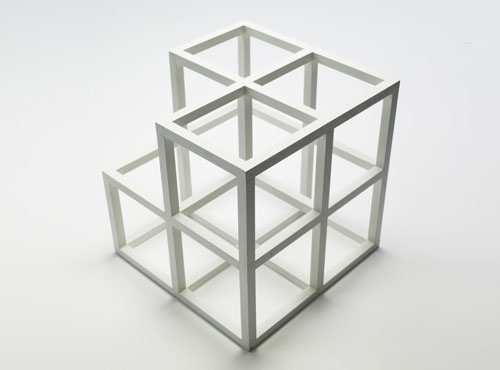
#> input picture Assignment 3 Hough Transform for Line Detection/input_ex3.jpg, 500 x 370 px
$ jupyter execute --allow-errors HoughTransformforLineDetection.ipynb
#> lines starting #> are read from the running program, lines starting #| are printed output that depends on the picture; after the words box and inside, x2 and y2 are one past the last pixel; in counts of white or black regions, pixels touching at a corner belong together
Group 21

Name: Payal Manishbhai Dhandhukiya, Darshan Dodamani, Jahnavi Janapareddy

# Assignment 3
## Hough Transform for Line Detection

#### a) Read the input image, convert it to a grayscale, and normalize it to range [0, 1]. Plot the resulting image.

[cell 1]
import numpy as np
import cv2 as cv
from matplotlib import pyplot as plt
import math

[cell 2]
img = cv.imread("input_ex3.jpg")
#> img is the input picture: shape (370, 500, 3); mean B, G, R 216.6, 219.2, 218.4
plt.imshow(img)
plt.show()

[cell 3]
# Load the image in grayscale
image = cv.imread("input_ex3.jpg", cv.IMREAD_GRAYSCALE)
#> image: shape (370, 500); min 53, max 255, mean 218.7
# Convert the image from BGR to RGB (cv2.cvtColor(img,cv2.COLOR_BGR2GRAY) in Python) given
img = cv.cvtColor(img, cv.COLOR_BGR2RGB)
plt.imshow(image, cmap="gray")
cv.imwrite('Gray.png',image)
plt.show()

[cell 4]
# The reason we divide by 255.0 is that grayscale images typically have pixel values in the range [0, 255],
# where 0 represents black and 255 represents white.
# By dividing each pixel value by 255.0, we are scaling the values down to the range [0, 1].
# This normalization step ensures that the pixel values are represented as floating-point numbers between 0 and 1.
normalized_img = image/255.0
plt.imshow(normalized_img, cmap='gray')
cv.imwrite('normalized_image.png', normalized_img)
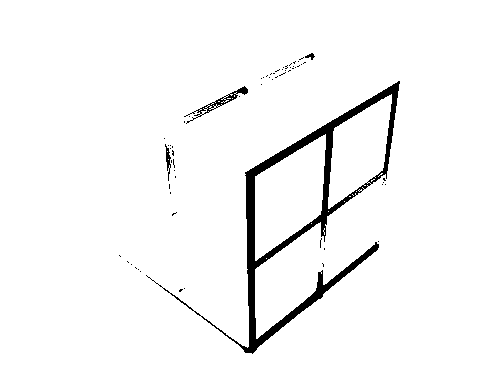
#> saved as normalized_image.png: shape (370, 500); values 0 (black) and 1 (white), 96.5% white; 63 black regions (59 under 20 px), largest, box (x1, y1, x2, y2) and area: (146, 81, 400, 354) 5845, (184, 86, 248, 124) 320, (165, 144, 171, 181) 92, (305, 53, 315, 60) 35
plt.show()

#### b) Apply a GoG filtering (from Assignment 2) to compute gradient images in x and y direction. Furthermore, compute the gradient magnitude.

[cell 5]
kernelsize = 5 #given kernalsize 5*5
standard_deviation = 0.5 #signma is 0.5 given
limit = int((kernelsize - 1) / 2)
x, y = np.meshgrid(np.arange(-limit, limit + 1), np.arange(-limit, limit + 1))

Here I break down the equation to make it easy in writting (a,b,c)

[cell 6]
# Compute the Gaussian kernel values
a = -(x / (2 * math.pi * standard_deviation ** 4))
b = -((x ** 2 + y ** 2) / (2 * standard_deviation ** 2))
c = np.exp(b)
Gx = np.round(a * c, 4)
print("Gx = \n", Gx)
np.savetxt("Gx.txt", Gx, fmt="%0.4f", delimiter="\t")

[cell 7]
Gy = Gx.transpose() #Gy is transpose of Gx given
print("Gy = \n", Gy)
np.savetxt("Gy.txt", Gy, fmt="%0.4f", delimiter="\t")

[cell 8]
Ix = cv.filter2D(normalized_img, -1, Gx)
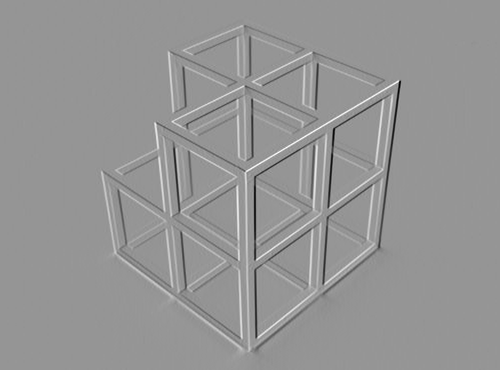
#> Ix: shape (370, 500) float64; min -0.285, max 0.202, mean 6.02e-05; drawn with min black and max white
plt.imshow(Ix, cmap='gray')
plt.title('Ix')
plt.axis()
plt.show()

[cell 9]
Iy = cv.filter2D(normalized_img, -1, Gy)
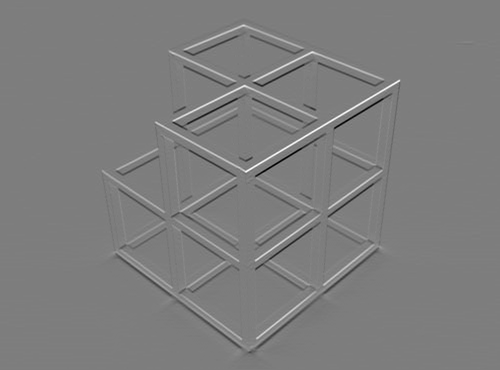
#> Iy: shape (370, 500) float64; min -0.274, max 0.281, mean 0.000129; drawn with min black and max white
plt.imshow(Iy, cmap='gray')
plt.title('Iy')
plt.axis()
plt.show()

Gradient Magnitude

[cell 10]
gradient_magnitude = np.sqrt((Ix**2 + Iy**2))
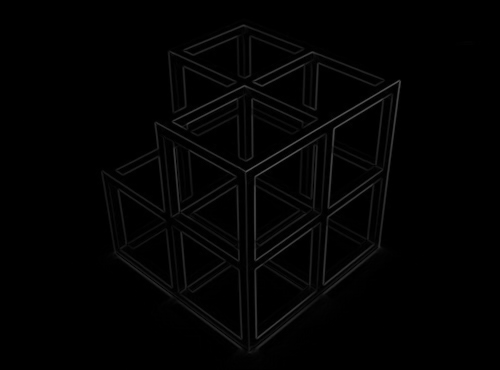
#> gradient_magnitude: shape (370, 500) float64; min 9.22e-19, max 0.343, mean 0.0116
print("Gradient Magnitude:")
np.set_printoptions(precision=4)
print(gradient_magnitude)
#> (printed output is left out)
plt.imshow(gradient_magnitude, cmap='gray')
plt.axis()
plt.title('Gradient Magnitude')
plt.show()

#### c) Find and apply an appropriate threshold on the gradient magnitude in order to extract representative edge pixels. Plot the binary edge mask.

[cell 11]
# Apply thresholding to extract representative edge pixels
low = 50
high = 100

# Apply Canny edge detection
edges = cv.Canny(np.uint8(gradient_magnitude * 255), low, high)
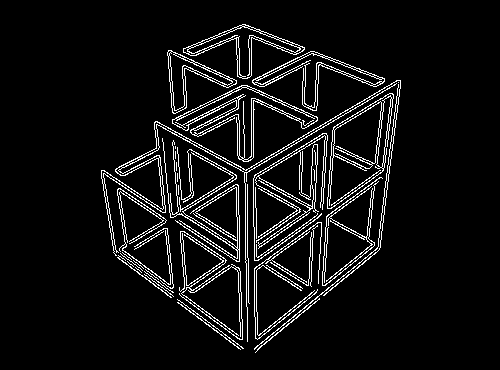
#> edges: shape (370, 500); 6.6% white in thin lines or dots, all inside (x1, y1, x2, y2) = (101, 24, 401, 353)

# Create a binary edge mask
binary_mask = np.where(edges != 0, 1, 0)
print(binary_mask)
#> (printed output is left out)

# Plot the binary edge mask
plt.imshow(binary_mask, cmap='gray')
plt.title('Binary Edge Mask')
plt.show()

[cell 12]
binary_mask.shape
#> Out = (370, 500)

#### d) Implement a function for Hough line detection:
#### i) The binary edge mask and the gradient images serve as inputs.
#### ii) A Hough voting array H and index arrays for the ranges of thetha and row are returned by the function.
#### iii) Hints: Use the polar line representation. Incorporate information about the gradient direction to speedup processing.

[cell 13]
import numpy as np
import cv2 as cv
import matplotlib.pyplot as plt
from skimage.feature import corner_harris, corner_peaks
from skimage.feature import peak_local_max

# in this function it is implemented similar to the Algorithm from the PPT

def hough_line(binary_mask, gradient_magnitude):
    height, width = binary_mask.shape
#> height = 370; width = 500
    max_rho = np.sqrt(width**2 + height**2)
#> max_rho = 622
    num_theta = 180

    accumulator = np.zeros((num_theta, int(2 * max_rho + 1)), dtype=int)
    #theta_values = np.deg2rad(np.arange(num_theta))

    # Compute gradient direction
    gradient_direction = np.arctan2(Iy, Ix)
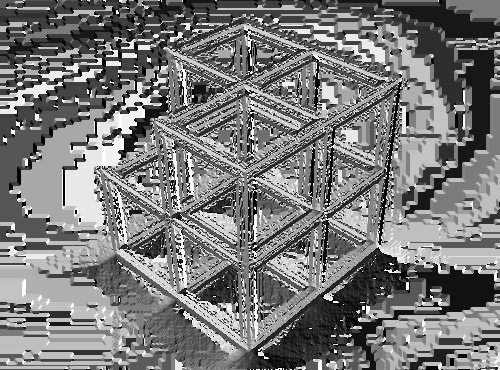
#> gradient_direction: shape (370, 500) float64; min -3.14, max 3.14, mean -0.154; drawn with min black and max white

    # Perform Hough transform
    for y in range(height):
        for x in range(width):
            if binary_mask[y, x] > 0:
                # modified Hough transform
                for theta_index, theta in enumerate(theta_values):
                    rho = x * np.cos(theta) + y * np.sin(theta)                 # The detected line in the image is given by ρ= x cosθ+ ysin θ
                    rho_index = int(rho + max_rho)
                    accumulator[theta_index, rho_index] += 1
#> accumulator: shape (180, 1245) int64; every value is 0

    # Find local maxima in the Hough voting array
    hough_peaks = peak_local_max(accumulator, min_distance=10, threshold_abs=50, num_peaks=10)
    return accumulator, theta_values, np.arange(-max_rho, max_rho + 1)

* edges: Output of the edge detector.

* lines: A vector to store the coordinates of the start and end of the line.

* rho: The resolution parameter \rho in pixels.

* theta: The resolution of the parameter \theta in radians.

* threshold: The minimum number of intersecting points to detect a line.

Reference: https://towardsdatascience.com/tutorial-build-a-lane-detector-679fd8953132#127c
As a part of Special project we are implementing the same algo.

#### e) Plot the resulting Hough voting array H.

#> (a cell that did not finish here is left out)

#### f) Find local maxima of H. You may use the built-in function houghpeaks.

I tried to use the houghpeaks built-in function from opencv and skimage.feature. But for some reason (I wouldn't figure out the errors. although I installed skimage.feature in a terminal) I was unable to do so.

For such a reason I referred the below mentioned link and tried to implement it and was able to do it.

Reference: https://stackoverflow.com/questions/4624970/finding-local-maxima-minima-with-numpy-in-a-1d-numpy-array

[cell 15]
from skimage.feature import peak_local_max

#> (the rest of this cell did not finish here and is left out)

#> (a cell that did not finish here is left out)

used skimage.feature import peak_local_max instead of from skimage.transform import hough_peaks

#### g) Plot the found extrema on top of your figure in step f).

min_distance: This parameter determines the minimum distance (in pixels) between detected peaks. It ensures that the returned peaks are separated by at least this distance. Adjusting this parameter can control the minimum spacing between the detected lines. A larger value can result in fewer detected lines, while a smaller value can detect more closely spaced lines.

num_peaks: This parameter specifies the maximum number of peaks to return

threshold_abs: This parameter sets the minimum value that a peak must have to be considered a valid peak. Adjusting this parameter can control the sensitivity of peak detection.

[cell 17]
from skimage.feature import peak_local_max

#> (the rest of this cell did not finish here and is left out)

#### h) Use the built-in function houghlines to derive the corresponding line segments.

Reference:

https://www.tutorialspoint.com/how-to-implement-probabilistic-hough-transform-in-opencv-python

https://www.youtube.com/watch?v=lhMXDqQHf9g&list=PLQVvvaa0QuDeETZEOy4VdocT7TOjfSA8a&index=5

over here I had refered how to use the houghlinesP in python

Source: https://docs.opencv.org/4.5.2/d9/db0/tutorial_hough_lines.html

[cell 18]
maxLineGap = 10

# Apply probabilistic Hough transform
lines = cv.HoughLinesP(edges, 1, np.pi/180, 50, 50, maxLineGap)
#> lines = 203 rows, first 6: [254, 268, 254, 301], [244, 134, 244, 157], [300, 137, 317, 127], [157, 124, 202, 149], [272, 157, 342, 115], [246, 263, 246, 306]

# Draw the detected lines on the original image
for line in lines:
    for x1, y1, x2, y2 in line:
        cv.line(img, (x1, y1), (x2, y2), (0, 255, 0), 2)
#> this loop made 203 passes
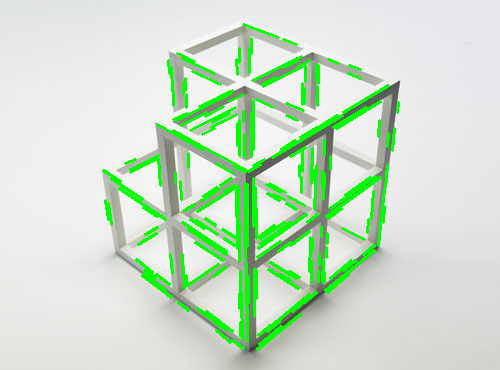
#> img: shape (370, 500, 3); mean R, G, B 203.9, 224.5, 202.5

lines.shape
#> Out = (203, 1, 4)

#### i) Plot the lines on the figure of step a).

[cell 19]
# Display the image with detected lines
plt.figure()
plt.imshow(cv.cvtColor(img, cv.COLOR_BGR2RGB))
plt.title('Hough Lines')
plt.tight_layout()
plt.show()
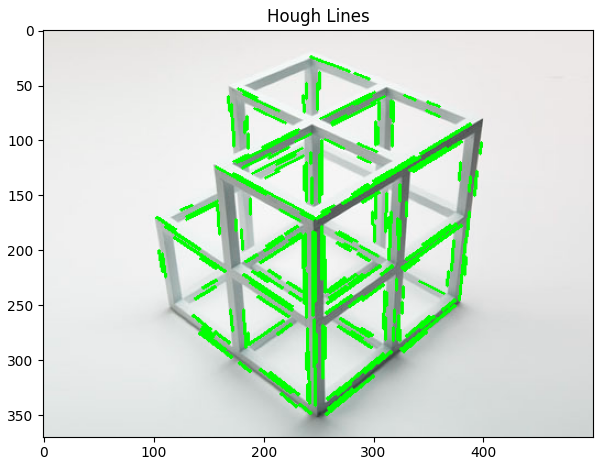
#> figure drawn by matplotlib, 1 panel; B, G, R data is drawn as R, G, B
